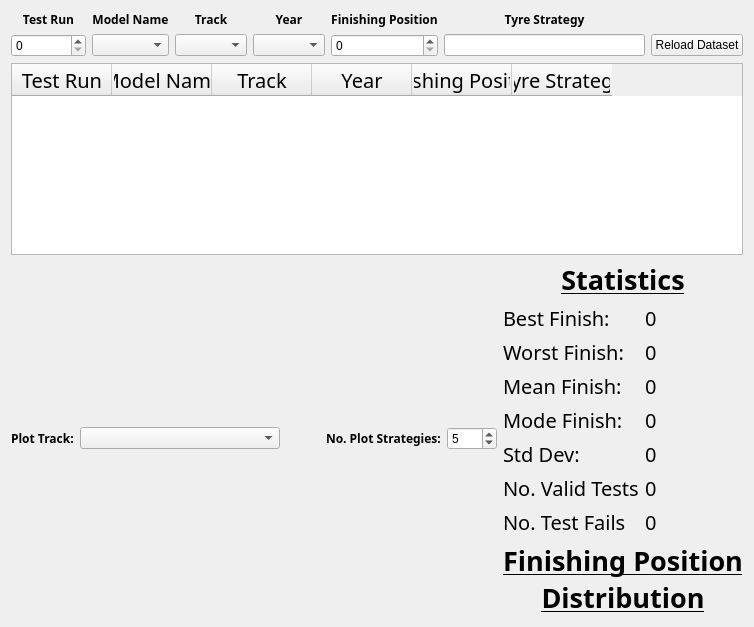
     <widget class="QWidget" name="tab_TestResults">
      <attribute name="title">
       <string>Test Results</string>
      </attribute>
      <layout class="QVBoxLayout" name="verticalLayout_11" stretch="0,0,1">
       <item>
        <layout class="QGridLayout" name="gridLayout_2" columnstretch="0,0,0,0,0,1,0">
         <item row="1" column="6">
          <widget class="QPushButton" name="btn_ReloadDataset">
           <property name="text">
            <string>Reload Dataset</string>
           </property>
          </widget>
         </item>
         <item row="0" column="5">
          <widget class="QLabel" name="label_33">
           <property name="font">
            <font>
             <family>Unity Sans TT</family>
             <bold>true</bold>
            </font>
           </property>
           <property name="text">
            <string>Tyre Strategy</string>
           </property>
           <property name="alignment">
            <set>Qt::AlignCenter</set>
           </property>
          </widget>
         </item>
         <item row="0" column="4">
          <widget class="QLabel" name="label_32">
           <property name="font">
            <font>
             <family>Unity Sans TT</family>
             <bold>true</bold>
            </font>
           </property>
           <property name="text">
            <string>Finishing Position</string>
           </property>
           <property name="alignment">
            <set>Qt::AlignCenter</set>
           </property>
          </widget>
         </item>
         <item row="1" column="4">
          <widget class="QSpinBox" name="sb_FinishingPositionFilter">
           <property name="minimumSize">
            <size>
             <width>75</width>
             <height>0</height>
            </size>
           </property>
           <property name="maximum">
            <number>20</number>
           </property>
          </widget>
         </item>
         <item row="1" column="2">
          <widget class="QComboBox" name="cb_TrackFilter"/>
         </item>
         <item row="0" column="1">
          <widget class="QLabel" name="label_29">
           <property name="font">
            <font>
             <family>Unity Sans TT</family>
             <bold>true</bold>
            </font>
           </property>
           <property name="text">
            <string>Model Name</string>
           </property>
           <property name="alignment">
            <set>Qt::AlignCenter</set>
           </property>
          </widget>
         </item>
         <item row="0" column="2">
          <widget class="QLabel" name="label_30">
           <property name="font">
            <font>
             <family>Unity Sans TT</family>
             <bold>true</bold>
            </font>
           </property>
           <property name="text">
            <string>Track</string>
           </property>
           <property name="alignment">
            <set>Qt::AlignCenter</set>
           </property>
          </widget>
         </item>
         <item row="1" column="1">
          <widget class="QComboBox" name="cb_NameFilter"/>
         </item>
         <item row="1" column="3">
          <widget class="QComboBox" name="cb_YearFilter"/>
         </item>
         <item row="0" column="0">
          <widget class="QLabel" name="label_28">
           <property name="font">
            <font>
             <family>Unity Sans TT</family>
             <bold>true</bold>
            </font>
           </property>
           <property name="text">
            <string>Test Run</string>
           </property>
           <property name="alignment">
            <set>Qt::AlignCenter</set>
           </property>
          </widget>
         </item>
         <item row="1" column="5">
          <widget class="QLineEdit" name="le_TyreStrategy"/>
         </item>
         <item row="0" column="3">
          <widget class="QLabel" name="label_31">
           <property name="font">
            <font>
             <family>Unity Sans TT</family>
             <bold>true</bold>
            </font>
           </property>
           <property name="text">
            <string>Year</string>
           </property>
           <property name="alignment">
            <set>Qt::AlignCenter</set>
           </property>
          </widget>
         </item>
         <item row="1" column="0">
          <widget class="QSpinBox" name="sb_TestRunFilter">
           <property name="minimumSize">
            <size>
             <width>75</width>
             <height>0</height>
            </size>
           </property>
          </widget>
         </item>
        </layout>
       </item>
       <item>
        <widget class="QTableWidget" name="table_TestResults">
         <property name="enabled">
          <bool>true</bool>
         </property>
         <property name="maximumSize">
          <size>
           <width>16777215</width>
           <height>400</height>
          </size>
         </property>
         <property name="font">
          <font>
           <family>Unity Sans TT</family>
           <pointsize>15</pointsize>
          </font>
         </property>
         <attribute name="horizontalHeaderVisible">
          <bool>true</bool>
         </attribute>
         <attribute name="horizontalHeaderHighlightSections">
          <bool>true</bool>
         </attribute>
         <attribute name="horizontalHeaderShowSortIndicator" stdset="0">
          <bool>false</bool>
         </attribute>
         <column>
          <property name="text">
           <string>Test Run</string>
          </property>
         </column>
         <column>
          <property name="text">
           <string>Model Name</string>
          </property>
         </column>
         <column>
          <property name="text">
           <string>Track</string>
          </property>
         </column>
         <column>
          <property name="text">
           <string>Year</string>
          </property>
         </column>
         <column>
          <property name="text">
           <string>Finishing Position</string>
          </property>
         </column>
         <column>
          <property name="text">
           <string>Tyre Strategy</string>
          </property>
         </column>
        </widget>
       </item>
       <item>
        <layout class="QHBoxLayout" name="horizontalLayout_14" stretch="1,0">
         <item>
          <layout class="QVBoxLayout" name="verticalLayout_15" stretch="0,1">
           <item>
            <layout class="QHBoxLayout" name="horizontalLayout_15" stretch="0,0,0,0,0">
             <item>
              <widget class="QLabel" name="label_40">
               <property name="font">
                <font>
                 <family>Unity Sans TT</family>
                 <bold>true</bold>
                </font>
               </property>
               <property name="text">
                <string>Plot Track:</string>
               </property>
              </widget>
             </item>
             <item>
              <widget class="QComboBox" name="cb_TyreStrategyTrack">
               <property name="minimumSize">
                <size>
                 <width>200</width>
                 <height>0</height>
                </size>
               </property>
              </widget>
             </item>
             <item>
              <spacer name="horizontalSpacer_2">
               <property name="orientation">
                <enum>Qt::Horizontal</enum>
               </property>
               <property name="sizeHint" stdset="0">
                <size>
                 <width>40</width>
                 <height>20</height>
                </size>
               </property>
              </spacer>
             </item>
             <item>
              <widget class="QLabel" name="label_39">
               <property name="font">
                <font>
                 <family>Unity Sans TT</family>
                 <bold>true</bold>
                </font>
               </property>
               <property name="text">
                <string>No. Plot Strategies:</string>
               </property>
              </widget>
             </item>
             <item>
              <widget class="QSpinBox" name="sb_NumPlotTyreStrategies">
               <property name="minimumSize">
                <size>
                 <width>50</width>
                 <height>0</height>
                </size>
               </property>
               <property name="minimum">
                <number>1</number>
               </property>
               <property name="maximum">
                <number>20</number>
               </property>
               <property name="value">
                <number>5</number>
               </property>
              </widget>
             </item>
            </layout>
           </item>
           <item>
            <layout class="QVBoxLayout" name="ts_layout"/>
           </item>
          </layout>
         </item>
         <item>
          <layout class="QVBoxLayout" name="verticalLayout_14" stretch="0,0,0,1">
           <item>
            <widget class="QLabel" name="label">
             <property name="minimumSize">
              <size>
               <width>200</width>
               <height>0</height>
              </size>
             </property>
             <property name="font">
              <font>
               <family>Unity Sans TT</family>
               <pointsize>20</pointsize>
               <bold>true</bold>
               <underline>true</underline>
              </font>
             </property>
             <property name="text">
              <string>Statistics</string>
             </property>
             <property name="alignment">
              <set>Qt::AlignCenter</set>
             </property>
            </widget>
           </item>
           <item>
            <layout class="QFormLayout" name="formLayout_4">
             <item row="0" column="0">
              <widget class="QLabel" name="label_2">
               <property name="font">
                <font>
                 <family>Unity Sans TT</family>
                 <pointsize>15</pointsize>
                </font>
               </property>
               <property name="text">
                <string>Best Finish:</string>
               </property>
              </widget>
             </item>
             <item row="0" column="1">
              <widget class="QLabel" name="lbl_StatsBestFinish">
               <property name="font">
                <font>
                 <family>Unity Sans TT</family>
                 <pointsize>15</pointsize>
                </font>
               </property>
               <property name="text">
                <string>0</string>
               </property>
              </widget>
             </item>
             <item row="1" column="0">
              <widget class="QLabel" name="label_5">
               <property name="font">
                <font>
                 <family>Unity Sans TT</family>
                 <pointsize>15</pointsize>
                </font>
               </property>
               <property name="text">
                <string>Worst Finish:</string>
               </property>
              </widget>
             </item>
             <item row="1" column="1">
              <widget class="QLabel" name="lbl_StatsWorstFinish">
               <property name="font">
                <font>
                 <family>Unity Sans TT</family>
                 <pointsize>15</pointsize>
                </font>
               </property>
               <property name="text">
                <string>0</string>
               </property>
              </widget>
             </item>
             <item row="2" column="0">
              <widget class="QLabel" name="label_7">
               <property name="font">
                <font>
                 <family>Unity Sans TT</family>
                 <pointsize>15</pointsize>
                </font>
               </property>
               <property name="text">
                <string>Mean Finish:</string>
               </property>
              </widget>
             </item>
             <item row="2" column="1">
              <widget class="QLabel" name="lbl_StatsMeanFinish">
               <property name="font">
                <font>
                 <family>Unity Sans TT</family>
                 <pointsize>15</pointsize>
                </font>
               </property>
               <property name="text">
                <string>0</string>
               </property>
              </widget>
             </item>
             <item row="3" column="0">
              <widget class="QLabel" name="label_6">
               <property name="font">
                <font>
                 <family>Unity Sans TT</family>
                 <pointsize>15</pointsize>
                </font>
               </property>
               <property name="text">
                <string>Mode Finish:</string>
               </property>
              </widget>
             </item>
             <item row="3" column="1">
              <widget class="QLabel" name="lbl_StatsModeFinish">
               <property name="font">
                <font>
                 <family>Unity Sans TT</family>
                 <pointsize>15</pointsize>
                </font>
               </property>
               <property name="text">
                <string>0</string>
               </property>
              </widget>
             </item>
             <item row="4" column="0">
              <widget class="QLabel" name="label_9">
               <property name="font">
                <font>
                 <family>Unity Sans TT</family>
                 <pointsize>15</pointsize>
                </font>
               </property>
               <property name="text">
                <string>Std Dev:</string>
               </property>
              </widget>
             </item>
             <item row="4" column="1">
              <widget class="QLabel" name="lbl_StatsStdDev">
               <property name="font">
                <font>
                 <family>Unity Sans TT</family>
                 <pointsize>15</pointsize>
                </font>
               </property>
               <property name="text">
                <string>0</string>
               </property>
              </widget>
             </item>
             <item row="5" column="0">
              <widget class="QLabel" name="label_10">
               <property name="font">
                <font>
                 <family>Unity Sans TT</family>
                 <pointsize>15</pointsize>
                </font>
               </property>
               <property name="text">
                <string>No. Valid Tests</string>
               </property>
              </widget>
             </item>
             <item row="5" column="1">
              <widget class="QLabel" name="lbl_StatsNumValidTests">
               <property name="font">
                <font>
                 <family>Unity Sans TT</family>
                 <pointsize>15</pointsize>
                </font>
               </property>
               <property name="text">
                <string>0</string>
               </property>
              </widget>
             </item>
             <item row="6" column="0">
              <widget class="QLabel" name="label_27">
               <property name="font">
                <font>
                 <family>Unity Sans TT</family>
                 <pointsize>15</pointsize>
                </font>
               </property>
               <property name="text">
                <string>No. Test Fails</string>
               </property>
              </widget>
             </item>
             <item row="6" column="1">
              <widget class="QLabel" name="lbl_StatsTestFails">
               <property name="font">
                <font>
                 <family>Unity Sans TT</family>
                 <pointsize>15</pointsize>
                </font>
               </property>
               <property name="text">
                <string>0</string>
               </property>
              </widget>
             </item>
            </layout>
           </item>
           <item>
            <widget class="QLabel" name="label_8">
             <property name="font">
              <font>
               <family>Unity Sans TT</family>
               <pointsize>20</pointsize>
               <bold>true</bold>
               <underline>true</underline>
              </font>
             </property>
             <property name="text">
              <string>Finishing Position Distribution</string>
             </property>
             <property name="alignment">
              <set>Qt::AlignCenter</set>
             </property>
             <property name="wordWrap">
              <bool>true</bool>
             </property>
            </widget>
           </item>
           <item>
            <layout class="QVBoxLayout" name="fpd_layout"/>
           </item>
          </layout>
         </item>
        </layout>
       </item>
      </layout>
     </widget>
